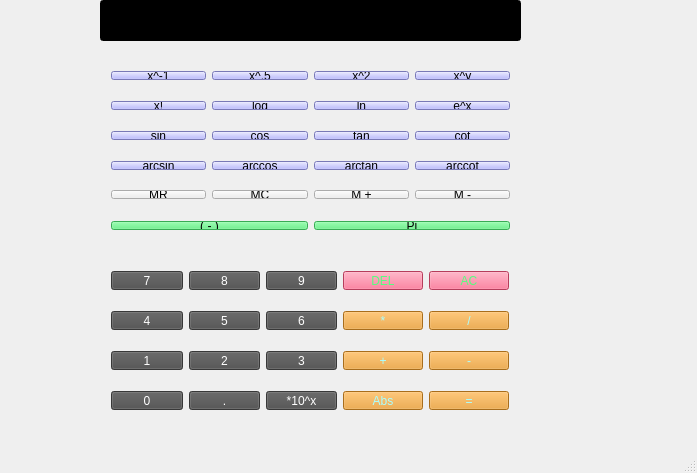
<?xml version="1.0" encoding="UTF-8"?>
<ui version="4.0">
 <class>calculator</class>
 <widget class="QMainWindow" name="calculator">
  <property name="geometry">
   <rect>
    <x>0</x>
    <y>0</y>
    <width>697</width>
    <height>473</height>
   </rect>
  </property>
  <property name="windowTitle">
   <string>calculator</string>
  </property>
  <property name="styleSheet">
   <string notr="true"/>
  </property>
  <widget class="QWidget" name="centralWidget">
   <widget class="QLineEdit" name="lineEdit_output">
    <property name="geometry">
     <rect>
      <x>100</x>
      <y>0</y>
      <width>421</width>
      <height>41</height>
     </rect>
    </property>
    <property name="styleSheet">
     <string notr="true">background-color: rgb(0, 0, 0);
color: rgb(255, 255, 255);</string>
    </property>
   </widget>
   <widget class="QWidget" name="layoutWidget">
    <property name="geometry">
     <rect>
      <x>100</x>
      <y>260</y>
      <width>420</width>
      <height>41</height>
     </rect>
    </property>
    <layout class="QHBoxLayout" name="horizontalLayout_5">
     <item>
      <layout class="QHBoxLayout" name="horizontalLayout_3">
       <item>
        <widget class="QPushButton" name="pushButton_7">
         <property name="styleSheet">
          <string notr="true">background-color: rgb(78, 78, 78);
color: rgb(255, 255, 255);</string>
         </property>
         <property name="text">
          <string>7</string>
         </property>
        </widget>
       </item>
       <item>
        <widget class="QPushButton" name="pushButton_8">
         <property name="styleSheet">
          <string notr="true">background-color: rgb(78, 78, 78);
color: rgb(255, 255, 255);</string>
         </property>
         <property name="text">
          <string>8</string>
         </property>
        </widget>
       </item>
       <item>
        <widget class="QPushButton" name="pushButton_9">
         <property name="styleSheet">
          <string notr="true">background-color: rgb(78, 78, 78);
color: rgb(255, 255, 255);</string>
         </property>
         <property name="text">
          <string>9</string>
         </property>
        </widget>
       </item>
      </layout>
     </item>
     <item>
      <widget class="QPushButton" name="pushButton_DEL">
       <property name="styleSheet">
        <string notr="true">background-color: rgb(255, 85, 127);
color: rgb(85, 255, 127);</string>
       </property>
       <property name="text">
        <string>DEL</string>
       </property>
      </widget>
     </item>
     <item>
      <widget class="QPushButton" name="pushButton_AC">
       <property name="styleSheet">
        <string notr="true">background-color: rgb(255, 85, 127);
color: rgb(85, 255, 127);</string>
       </property>
       <property name="text">
        <string>AC</string>
       </property>
      </widget>
     </item>
    </layout>
   </widget>
   <widget class="QWidget" name="layoutWidget">
    <property name="geometry">
     <rect>
      <x>100</x>
      <y>300</y>
      <width>420</width>
      <height>41</height>
     </rect>
    </property>
    <layout class="QHBoxLayout" name="horizontalLayout_6">
     <item>
      <layout class="QHBoxLayout" name="horizontalLayout_2">
       <item>
        <widget class="QPushButton" name="pushButton_4">
         <property name="styleSheet">
          <string notr="true">background-color: rgb(78, 78, 78);
color: rgb(255, 255, 255);</string>
         </property>
         <property name="text">
          <string>4</string>
         </property>
        </widget>
       </item>
       <item>
        <widget class="QPushButton" name="pushButton_5">
         <property name="styleSheet">
          <string notr="true">background-color: rgb(78, 78, 78);
color: rgb(255, 255, 255);</string>
         </property>
         <property name="text">
          <string>5</string>
         </property>
        </widget>
       </item>
       <item>
        <widget class="QPushButton" name="pushButton_6">
         <property name="styleSheet">
          <string notr="true">background-color: rgb(78, 78, 78);
color: rgb(255, 255, 255);</string>
         </property>
         <property name="text">
          <string>6</string>
         </property>
        </widget>
       </item>
      </layout>
     </item>
     <item>
      <widget class="QPushButton" name="pushButton_Multiplication">
       <property name="styleSheet">
        <string notr="true">color: rgb(170, 255, 255);
background-color: rgb(235, 153, 38);

</string>
       </property>
       <property name="text">
        <string>*</string>
       </property>
      </widget>
     </item>
     <item>
      <widget class="QPushButton" name="pushButton_Division">
       <property name="styleSheet">
        <string notr="true">background-color: rgb(235, 153, 38);
color: rgb(170, 255, 255);</string>
       </property>
       <property name="text">
        <string>/</string>
       </property>
      </widget>
     </item>
    </layout>
   </widget>
   <widget class="QWidget" name="layoutWidget">
    <property name="geometry">
     <rect>
      <x>100</x>
      <y>340</y>
      <width>420</width>
      <height>41</height>
     </rect>
    </property>
    <layout class="QHBoxLayout" name="horizontalLayout_7">
     <item>
      <layout class="QHBoxLayout" name="horizontalLayout">
       <item>
        <widget class="QPushButton" name="pushButton_1">
         <property name="styleSheet">
          <string notr="true">background-color: rgb(78, 78, 78);
color: rgb(255, 255, 255);</string>
         </property>
         <property name="text">
          <string>1</string>
         </property>
        </widget>
       </item>
       <item>
        <widget class="QPushButton" name="pushButton_2">
         <property name="styleSheet">
          <string notr="true">background-color: rgb(78, 78, 78);
color: rgb(255, 255, 255);</string>
         </property>
         <property name="text">
          <string>2</string>
         </property>
        </widget>
       </item>
       <item>
        <widget class="QPushButton" name="pushButton_3">
         <property name="styleSheet">
          <string notr="true">background-color: rgb(78, 78, 78);
color: rgb(255, 255, 255);</string>
         </property>
         <property name="text">
          <string>3</string>
         </property>
        </widget>
       </item>
      </layout>
     </item>
     <item>
      <widget class="QPushButton" name="pushButton_Addition">
       <property name="styleSheet">
        <string notr="true">color: rgb(170, 255, 255);
background-color: rgb(235, 153, 38);</string>
       </property>
       <property name="text">
        <string>+</string>
       </property>
      </widget>
     </item>
     <item>
      <widget class="QPushButton" name="pushButton_Subtraction">
       <property name="styleSheet">
        <string notr="true">color: rgb(170, 255, 255);
background-color: rgb(235, 153, 38);</string>
       </property>
       <property name="text">
        <string>-</string>
       </property>
      </widget>
     </item>
    </layout>
   </widget>
   <widget class="QWidget" name="layoutWidget">
    <property name="geometry">
     <rect>
      <x>100</x>
      <y>380</y>
      <width>420</width>
      <height>41</height>
     </rect>
    </property>
    <layout class="QHBoxLayout" name="horizontalLayout_8">
     <item>
      <layout class="QHBoxLayout" name="horizontalLayout_4">
       <item>
        <widget class="QPushButton" name="pushButton_0">
         <property name="styleSheet">
          <string notr="true">background-color: rgb(78, 78, 78);
color: rgb(255, 255, 255);</string>
         </property>
         <property name="text">
          <string>0</string>
         </property>
        </widget>
       </item>
       <item>
        <widget class="QPushButton" name="pushButton_point">
         <property name="styleSheet">
          <string notr="true">background-color: rgb(78, 78, 78);
color: rgb(255, 255, 255);</string>
         </property>
         <property name="text">
          <string>.</string>
         </property>
        </widget>
       </item>
       <item>
        <widget class="QPushButton" name="pushButton_Tensquare">
         <property name="styleSheet">
          <string notr="true">background-color: rgb(78, 78, 78);
color: rgb(255, 255, 255);</string>
         </property>
         <property name="text">
          <string>*10^x</string>
         </property>
        </widget>
       </item>
      </layout>
     </item>
     <item>
      <widget class="QPushButton" name="pushButton_Abs">
       <property name="styleSheet">
        <string notr="true">color: rgb(170, 255, 255);
background-color: rgb(235, 153, 38);</string>
       </property>
       <property name="text">
        <string>Abs</string>
       </property>
      </widget>
     </item>
     <item>
      <widget class="QPushButton" name="pushButton_Equal">
       <property name="styleSheet">
        <string notr="true">color: rgb(170, 255, 255);
background-color: rgb(235, 153, 38);</string>
       </property>
       <property name="text">
        <string>=</string>
       </property>
      </widget>
     </item>
    </layout>
   </widget>
   <widget class="QWidget" name="layoutWidget">
    <property name="geometry">
     <rect>
      <x>100</x>
      <y>60</y>
      <width>421</width>
      <height>31</height>
     </rect>
    </property>
    <layout class="QHBoxLayout" name="horizontalLayout_9">
     <item>
      <widget class="QPushButton" name="pushButton_reciprocal">
       <property name="styleSheet">
        <string notr="true">background-color: rgb(170, 170, 255);
</string>
       </property>
       <property name="text">
        <string>x^-1</string>
       </property>
      </widget>
     </item>
     <item>
      <widget class="QPushButton" name="pushButton_sqrt">
       <property name="styleSheet">
        <string notr="true">background-color: rgb(170, 170, 255);</string>
       </property>
       <property name="text">
        <string>x^.5</string>
       </property>
      </widget>
     </item>
     <item>
      <widget class="QPushButton" name="pushButton_square">
       <property name="styleSheet">
        <string notr="true">background-color: rgb(170, 170, 255);</string>
       </property>
       <property name="text">
        <string>x^2</string>
       </property>
      </widget>
     </item>
     <item>
      <widget class="QPushButton" name="pushButton_x_y">
       <property name="styleSheet">
        <string notr="true">background-color: rgb(170, 170, 255);</string>
       </property>
       <property name="text">
        <string>x^y</string>
       </property>
      </widget>
     </item>
    </layout>
   </widget>
   <widget class="QWidget" name="layoutWidget">
    <property name="geometry">
     <rect>
      <x>100</x>
      <y>90</y>
      <width>421</width>
      <height>31</height>
     </rect>
    </property>
    <layout class="QHBoxLayout" name="horizontalLayout_10">
     <item>
      <widget class="QPushButton" name="pushButton_factorial">
       <property name="styleSheet">
        <string notr="true">background-color: rgb(170, 170, 255);</string>
       </property>
       <property name="text">
        <string>x!</string>
       </property>
      </widget>
     </item>
     <item>
      <widget class="QPushButton" name="pushButton_log">
       <property name="styleSheet">
        <string notr="true">background-color: rgb(170, 170, 255);</string>
       </property>
       <property name="text">
        <string>log</string>
       </property>
      </widget>
     </item>
     <item>
      <widget class="QPushButton" name="pushButton_ln">
       <property name="styleSheet">
        <string notr="true">background-color: rgb(170, 170, 255);</string>
       </property>
       <property name="text">
        <string>ln</string>
       </property>
      </widget>
     </item>
     <item>
      <widget class="QPushButton" name="pushButton_e">
       <property name="styleSheet">
        <string notr="true">background-color: rgb(170, 170, 255);</string>
       </property>
       <property name="text">
        <string>e^x</string>
       </property>
      </widget>
     </item>
    </layout>
   </widget>
   <widget class="QWidget" name="layoutWidget">
    <property name="geometry">
     <rect>
      <x>100</x>
      <y>120</y>
      <width>421</width>
      <height>31</height>
     </rect>
    </property>
    <layout class="QHBoxLayout" name="horizontalLayout_11">
     <item>
      <widget class="QPushButton" name="pushButton_sin">
       <property name="styleSheet">
        <string notr="true">background-color: rgb(170, 170, 255);</string>
       </property>
       <property name="text">
        <string>sin</string>
       </property>
      </widget>
     </item>
     <item>
      <widget class="QPushButton" name="pushButton_cos">
       <property name="styleSheet">
        <string notr="true">background-color: rgb(170, 170, 255);</string>
       </property>
       <property name="text">
        <string>cos</string>
       </property>
      </widget>
     </item>
     <item>
      <widget class="QPushButton" name="pushButton_tan">
       <property name="styleSheet">
        <string notr="true">background-color: rgb(170, 170, 255);</string>
       </property>
       <property name="text">
        <string>tan</string>
       </property>
      </widget>
     </item>
     <item>
      <widget class="QPushButton" name="pushButton_cot">
       <property name="styleSheet">
        <string notr="true">background-color: rgb(170, 170, 255);</string>
       </property>
       <property name="text">
        <string>cot</string>
       </property>
      </widget>
     </item>
    </layout>
   </widget>
   <widget class="QWidget" name="layoutWidget">
    <property name="geometry">
     <rect>
      <x>100</x>
      <y>150</y>
      <width>421</width>
      <height>31</height>
     </rect>
    </property>
    <layout class="QHBoxLayout" name="horizontalLayout_12">
     <item>
      <widget class="QPushButton" name="pushButton_arcsin">
       <property name="styleSheet">
        <string notr="true">background-color: rgb(170, 170, 255);</string>
       </property>
       <property name="text">
        <string>arcsin</string>
       </property>
      </widget>
     </item>
     <item>
      <widget class="QPushButton" name="pushButton_arccos">
       <property name="styleSheet">
        <string notr="true">background-color: rgb(170, 170, 255);</string>
       </property>
       <property name="text">
        <string>arccos</string>
       </property>
      </widget>
     </item>
     <item>
      <widget class="QPushButton" name="pushButton_arctan">
       <property name="styleSheet">
        <string notr="true">background-color: rgb(170, 170, 255);</string>
       </property>
       <property name="text">
        <string>arctan</string>
       </property>
      </widget>
     </item>
     <item>
      <widget class="QPushButton" name="pushButton_arccot">
       <property name="styleSheet">
        <string notr="true">background-color: rgb(170, 170, 255);</string>
       </property>
       <property name="text">
        <string>arccot</string>
       </property>
      </widget>
     </item>
    </layout>
   </widget>
   <widget class="QWidget" name="layoutWidget">
    <property name="geometry">
     <rect>
      <x>100</x>
      <y>179</y>
      <width>421</width>
      <height>31</height>
     </rect>
    </property>
    <layout class="QHBoxLayout" name="horizontalLayout_13">
     <item>
      <widget class="QPushButton" name="pushButton_MR">
       <property name="text">
        <string>MR</string>
       </property>
      </widget>
     </item>
     <item>
      <widget class="QPushButton" name="pushButton_MC">
       <property name="text">
        <string>MC</string>
       </property>
      </widget>
     </item>
     <item>
      <widget class="QPushButton" name="pushButton_Madd">
       <property name="text">
        <string>M +</string>
       </property>
      </widget>
     </item>
     <item>
      <widget class="QPushButton" name="pushButton_Msub">
       <property name="text">
        <string>M -</string>
       </property>
      </widget>
     </item>
    </layout>
   </widget>
   <widget class="QWidget" name="layoutWidget">
    <property name="geometry">
     <rect>
      <x>100</x>
      <y>210</y>
      <width>421</width>
      <height>31</height>
     </rect>
    </property>
    <layout class="QHBoxLayout" name="horizontalLayout_14">
     <item>
      <widget class="QPushButton" name="pushButton_negative">
       <property name="styleSheet">
        <string notr="true">background-color: rgb(79, 239, 117);</string>
       </property>
       <property name="text">
        <string>( - )</string>
       </property>
      </widget>
     </item>
     <item>
      <widget class="QPushButton" name="pushButton_Pi">
       <property name="styleSheet">
        <string notr="true">background-color: rgb(79, 239, 117);</string>
       </property>
       <property name="text">
        <string>Pi</string>
       </property>
      </widget>
     </item>
    </layout>
   </widget>
  </widget>
  <widget class="QMenuBar" name="menuBar">
   <property name="geometry">
    <rect>
     <x>0</x>
     <y>0</y>
     <width>697</width>
     <height>17</height>
    </rect>
   </property>
  </widget>
  <widget class="QStatusBar" name="statusBar"/>
 </widget>
 <layoutdefault spacing="6" margin="11"/>
 <resources/>
 <connections/>
</ui>
